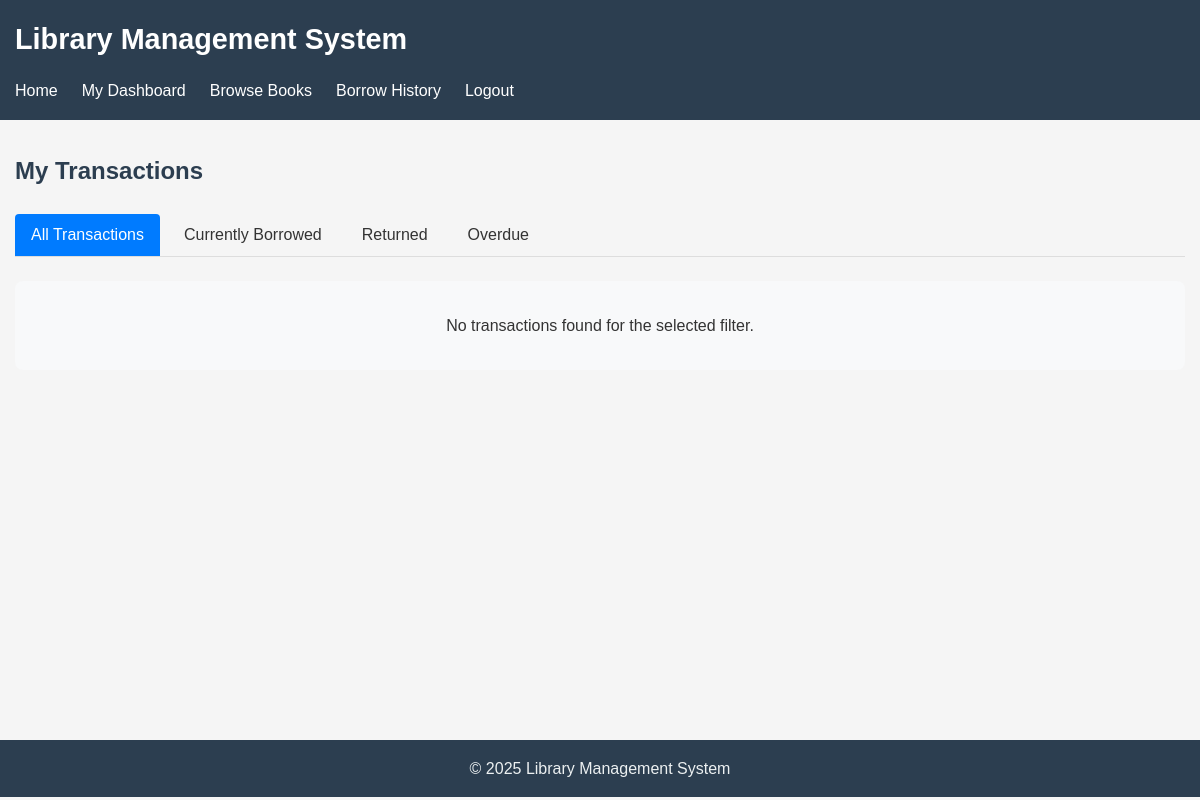
The page /member/transactions.php (signed in) on the database as committed earlier.
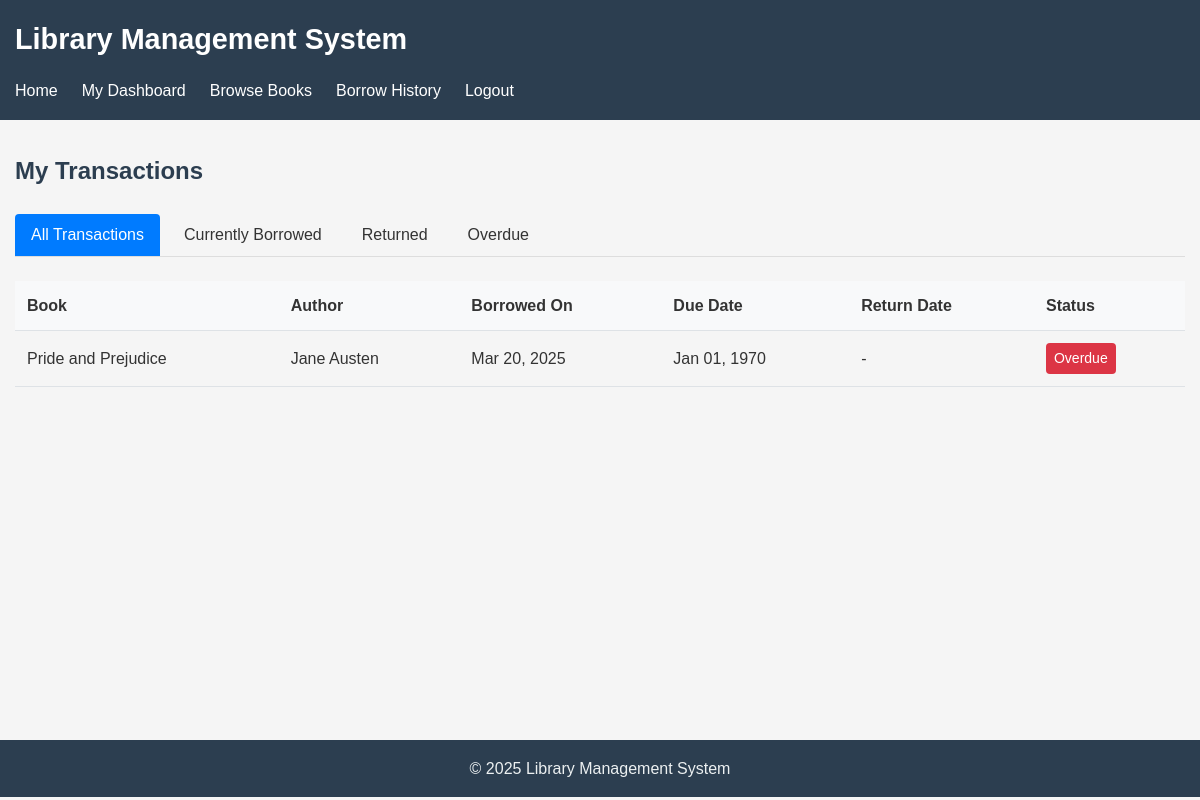
The same page on the database as committed later.
### tables this page shows
CREATE TABLE transactions (
    id INTEGER PRIMARY KEY AUTOINCREMENT,
    user_id INTEGER NOT NULL,
    book_id INTEGER NOT NULL,
    borrowed_at TIMESTAMP DEFAULT CURRENT_TIMESTAMP,
    due_date TIMESTAMP NOT NULL,
    returned_at TIMESTAMP,
    status TEXT NOT NULL CHECK (status IN ('borrowed', 'returned', 'overdue')),
    FOREIGN KEY (user_id) REFERENCES users(id),
    FOREIGN KEY (book_id) REFERENCES books(id)
);

CREATE TABLE books (
    id INTEGER PRIMARY KEY AUTOINCREMENT,
    title TEXT NOT NULL,
    author TEXT NOT NULL,
    publisher_id INTEGER,
    year INTEGER,
    isbn TEXT,
    genre TEXT,
    quantity INTEGER NOT NULL DEFAULT 1,
    available INTEGER NOT NULL DEFAULT 1,
    created_at TIMESTAMP DEFAULT CURRENT_TIMESTAMP,
    updated_at TIMESTAMP DEFAULT CURRENT_TIMESTAMP,
    FOREIGN KEY (publisher_id) REFERENCES publishers(id)
);

### includes/db.php (called while the page is built, shortened)
<?php
function get_db_connection() {
    static $db = null;
    if ($db === null) {
        $db_path = __DIR__ . '/../database/library.db';
        try {
            $db = new \SQLite3($db_path);
            $db->enableExceptions(true);
            $db->exec('PRAGMA foreign_keys = ON');
            $db->exec('PRAGMA journal_mode = WAL');
        } catch (\Exception $e) {
            die("Database connection failed: " . $e->getMessage());
        }
    }
    return $db;
}
function db_query($sql, $params = []) {
    $db = get_db_connection();
    try {
        $stmt = $db->prepare($sql);
        if (!empty($params)) {
            foreach ($params as $param => $value) {
                $type = is_int($value) ? SQLITE3_INTEGER : SQLITE3_TEXT;
                $stmt->bindValue($param, $value, $type);
            }
        }
        $result = $stmt->execute();
        return $result;
    } catch (\Exception $e) {
        error_log("Database query error: " . $e->getMessage() . " in query: " . $sql);
        return false;
    }
}
function db_fetch_all($result) {
    $rows = [];
    if ($result) {
        while ($row = $result->fetchArray(SQLITE3_ASSOC)) {
            $rows[] = $row;
        }
    }
    return $rows;
}

### includes/functions.php (called while the page is built, shortened)
<?php
require_once __DIR__ . '/db.php';
function get_all_transactions($page = 1, $per_page = 10, $filter_condition = '') {
    $offset = ($page - 1) * $per_page;
    $sql = "SELECT t.*, u.username, u.full_name, b.title, b.author
         FROM transactions t
         JOIN users u ON t.user_id = u.id
         JOIN books b ON t.book_id = b.id";
    if (!empty($filter_condition)) {
        $sql .= " $filter_condition";
    }
    $sql .= " ORDER BY t.borrowed_at DESC
         LIMIT :limit OFFSET :offset";
    $result = db_query($sql, [':limit' => $per_page, ':offset' => $offset]);
    return db_fetch_all($result);
}
function count_transactions($filter_condition = '') {
    $sql = "SELECT COUNT(*) as count FROM transactions t";
    if (!empty($filter_condition)) {
        $sql .= " $filter_condition";
    }
    $result = db_query($sql);
    $row = db_fetch($result);
    return $row['count'];
}

### member/transactions.php (the view, shortened to what the changed rows need)
<?php
require_once __DIR__ . '/../includes/db.php';
require_once __DIR__ . '/../includes/functions.php';
require_once __DIR__ . '/../layouts/Layout.php';
$user_id = get_current_user_id();
$page = max(1, intval($_GET['page'] ?? 1));
$per_page = 10;
$filter_condition = "WHERE t.user_id = $user_id";
$total_transactions = count_transactions($filter_condition);
$transactions = get_all_transactions($page, $per_page, $filter_condition);
?>
<div class="member-transactions">
    <div class="transactions-table">
        <?php if (empty($transactions)): ?>
            <div class="no-transactions">
                <p>No transactions found for the selected filter.</p>
            </div>
        <?php else: ?>
            <div class="table-responsive">
                <table class="data-table">
                    <thead>
                        <tr>
                            <th>Book</th>
                            <th>Author</th>
                            <th>Borrowed On</th>
                            <th>Due Date</th>
                            <th>Return Date</th>
                            <th>Status</th>
                        </tr>
                    </thead>
                    <tbody>
                        <?php foreach ($transactions as $transaction): ?>
                            <?php
                            $is_overdue = is_null($transaction['returned_at']) && strtotime($transaction['due_date']) < time();
                            $status_class = $is_overdue ? 'status-overdue' : (is_null($transaction['returned_at']) ? 'status-active' : 'status-returned');
                            $status_text = $is_overdue ? 'Overdue' : (is_null($transaction['returned_at']) ? 'Active' : 'Returned');
                            ?>
                            <tr>
                                <td><?php echo htmlspecialchars($transaction['title']); ?></td>
                                <td><?php echo htmlspecialchars($transaction['author']); ?></td>
                                <td><?php echo date('M d, Y', strtotime($transaction['borrowed_at'])); ?></td>
                                <td><?php echo date('M d, Y', strtotime($transaction['due_date'])); ?></td>
                                <td>
                                    <?php echo $transaction['returned_at'] ? date('M d, Y', strtotime($transaction['returned_at'])) : '-'; ?>
                                </td>
                                <td>
                                    <span class="status-badge <?php echo $status_class; ?>"><?php echo $status_text; ?></span>
                                </td>
                            </tr>
                        <?php endforeach; ?>
                    </tbody>
                </table>
            </div>
        <?php endif; ?>
    </div>
</div>

Rows that differ between the two databases and show on the page:
added transactions: book.title "Pride and Prejudice", book.author "Jane Austen", borrowed_at "Mar 20, 2025", due_date "Jan 01, 1970", status_text "Overdue"
Other text that changed with them:
text no longer shown: "No transactions found for the selected filter."
text now shown: "Book Author Borrowed On Due Date Return Date Status"
